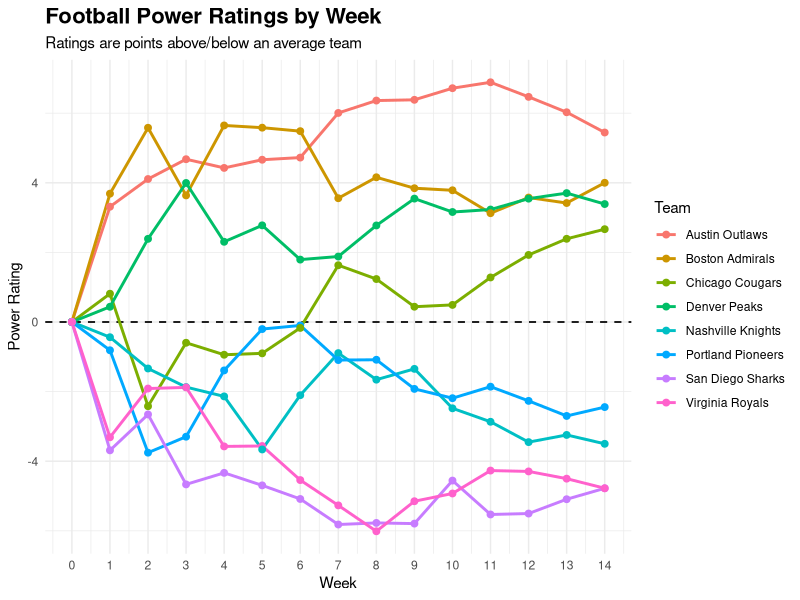
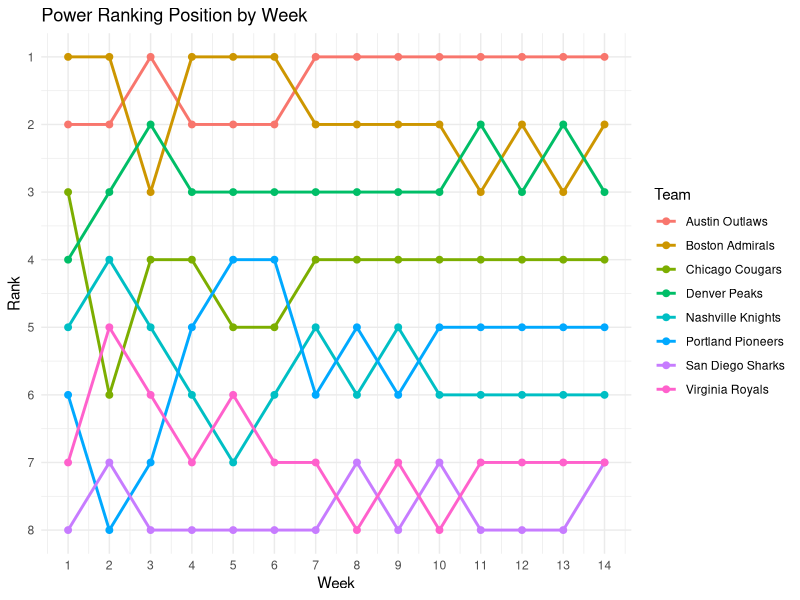
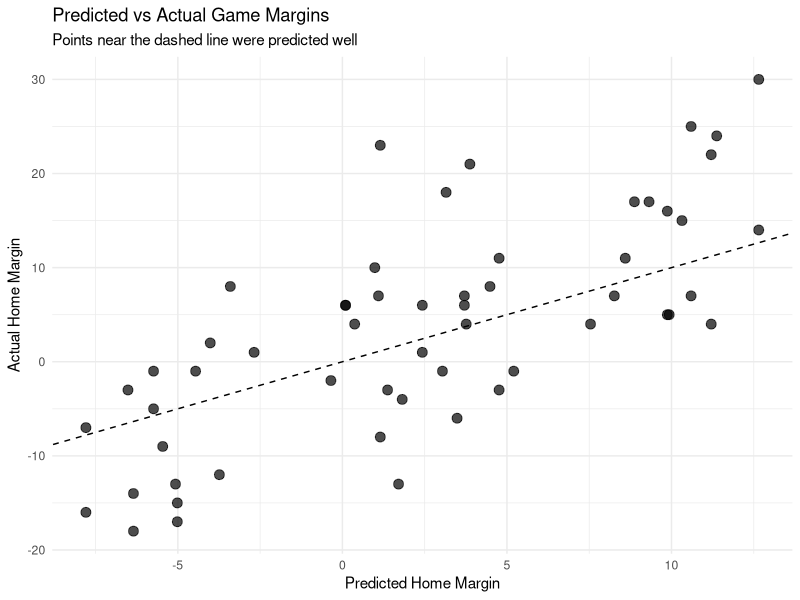
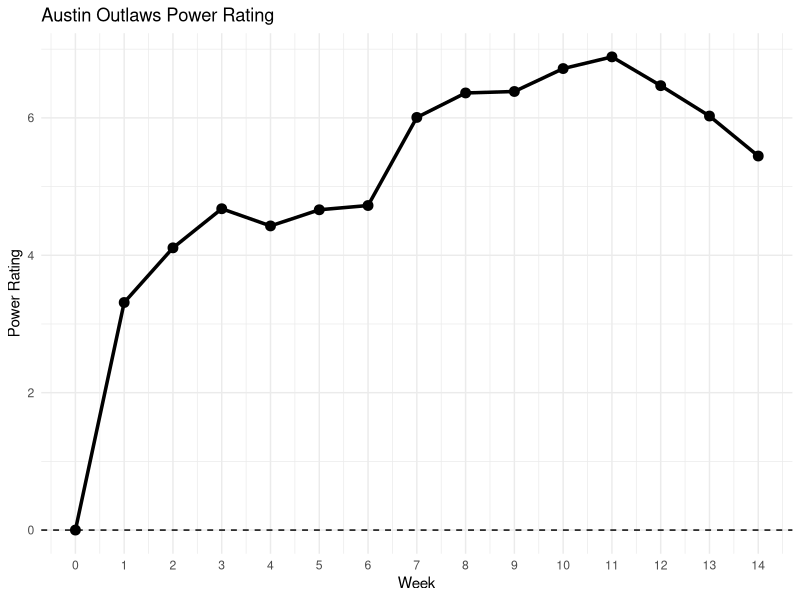
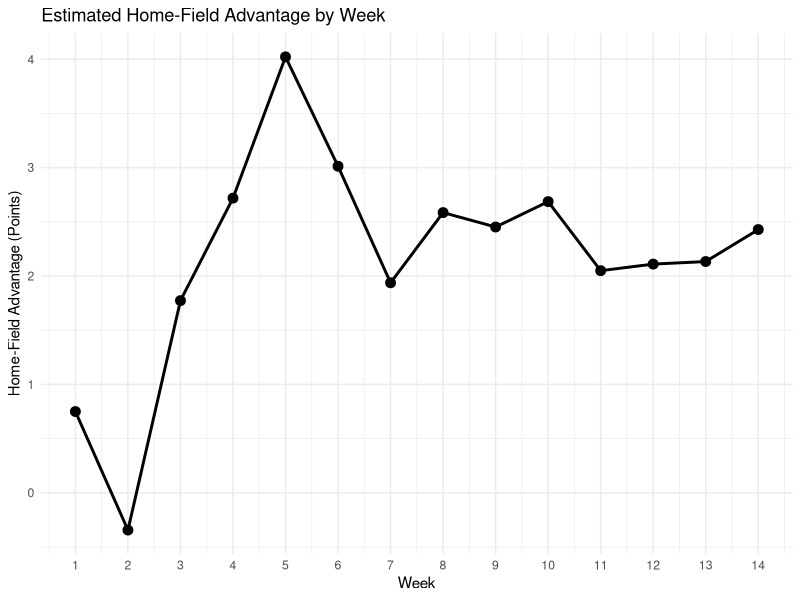

The R source for these figures, in order:
# ============================================================
# FOOTBALL POWER RATINGS - VERSION 1
# ============================================================
#
# Goal:
# Create a completely results-based power rating system.
#
# Every team begins at 0.
# No preseason rankings are used.
#
# Ratings are based on:
#   1. Scoring margin
#   2. Opponent strength
#   3. Home-field advantage
#
#
# Basic model:
#
# Home Margin =
#     Home Field Advantage
#     + Home Team Rating
#     - Away Team Rating
#     + Random Error
#
#
# Interpretation:
#
# Rating = expected points better/worse than an average team
# on a neutral field.
#
# Example:
#
# Team A = +7
# Team B = -2
#
# Neutral-field expected margin:
#
#     7 - (-2) = 9
#
# Team A would be about a 9-point favorite.
#
# ============================================================



# ============================================================
# 1. LOAD PACKAGES
# ============================================================

# Install this once if necessary:
# install.packages("ggplot2")

library(ggplot2)



# ============================================================
# 2. LOAD GAME DATA
# ============================================================

# Make sure this CSV is in your R working directory.
#
# You can check your working directory using:
#
# getwd()
#
# You can change it using:
#
# setwd("/path/to/your/folder")


games <- read.csv(
  "football_power_ratings_games.csv",
  stringsAsFactors = FALSE
)


# Examine the data
head(games)

str(games)

dim(games)



# ============================================================
# 3. BASIC DATA CHECKS
# ============================================================

# Calculate scoring margin from the home team's perspective
#
# Positive = home team won
# Negative = away team won

games$margin <-
  games$home_score -
  games$away_score


# Get every team in the league

teams <- sort(
  unique(
    c(
      games$home_team,
      games$away_team
    )
  )
)


# Print teams
teams


# Number of teams
length(teams)


# Number of games
nrow(games)


# Number of weeks
max(games$week)



# ============================================================
# 4. CHECK GAMES PLAYED BY EACH TEAM
# ============================================================

games_played_total <- sapply(
  teams,
  function(team) {
    
    sum(
      games$home_team == team |
        games$away_team == team
    )
    
  }
)


games_played_total



# ============================================================
# 5. CHECK HOME AND AWAY GAMES
# ============================================================

home_games <- sapply(
  teams,
  function(team) {
    
    sum(
      games$home_team == team
    )
    
  }
)


away_games <- sapply(
  teams,
  function(team) {
    
    sum(
      games$away_team == team
    )
    
  }
)


home_games

away_games



# ============================================================
# 6. POWER RATING FUNCTION
# ============================================================

# This is the core of the entire system.
#
# We estimate:
#
# margin =
#     home-field advantage
#     + home rating
#     - away rating
#
#
# We also use a small ridge penalty.
#
# Why?
#
# Early in the season there are not enough games to precisely
# identify each team's true strength.
#
# The ridge penalty pulls uncertain estimates slightly toward 0.
#
# IMPORTANT:
#
# Every team is treated exactly the same.
#
# Therefore this DOES NOT introduce preseason rankings.
#
# lambda controls the strength of the shrinkage.
#
# Larger lambda = ratings pulled more toward 0
# Smaller lambda = ratings react more aggressively
#
# We will begin with:
#
# lambda = 2


fit_power_ratings <- function(
    data,
    league_teams,
    lambda = 2
) {
  
  # ----------------------------------------------------------
  # Number of games
  # ----------------------------------------------------------
  
  n_games <- nrow(data)
  
  
  # Number of teams
  n_teams <- length(league_teams)
  
  
  # ----------------------------------------------------------
  # Response variable
  # ----------------------------------------------------------
  
  # Home scoring margin
  
  margin <-
    data$home_score -
    data$away_score
  y <- pmax(
    pmin(margin, 14),
    -14
  )
  
  
  # ----------------------------------------------------------
  # Create model matrix
  # ----------------------------------------------------------
  
  # Columns will be:
  #
  # HFA
  # Team 1
  # Team 2
  # ...
  # Team 8
  
  X <- matrix(
    0,
    nrow = n_games,
    ncol = n_teams + 1
  )
  
  
  # Give columns names
  
  colnames(X) <-
    c(
      "HFA",
      league_teams
    )
  
  
  # ----------------------------------------------------------
  # Home-field column
  # ----------------------------------------------------------
  
  # Every game has a home team,
  # so the HFA column is always 1.
  
  X[, "HFA"] <- 1
  
  
  # ----------------------------------------------------------
  # Team columns
  # ----------------------------------------------------------
  
  # Home team receives +1.
  # Away team receives -1.
  #
  # Example:
  #
  # Austin vs Boston
  #
  # Austin = +1
  # Boston = -1
  # everyone else = 0
  
  
  for (i in seq_len(n_games)) {
    
    home_team <- data$home_team[i]
    
    away_team <- data$away_team[i]
    
    
    X[
      i,
      home_team
    ] <- 1
    
    
    X[
      i,
      away_team
    ] <- -1
    
  }
  
  
  
  # ----------------------------------------------------------
  # Ridge penalty matrix
  # ----------------------------------------------------------
  
  # HFA is NOT penalized.
  #
  # Team ratings ARE penalized slightly.
  
  penalty <- diag(
    c(
      0,
      rep(lambda, n_teams)
    )
  )
  
  
  
  # ----------------------------------------------------------
  # Estimate parameters
  # ----------------------------------------------------------
  
  # Ridge regression formula:
  #
  # beta =
  # (X'X + lambda I)^(-1) X'y
  
  
  beta <- solve(
    crossprod(X) + penalty,
    crossprod(X, y)
  )
  
  
  
  # ----------------------------------------------------------
  # Extract home-field advantage
  # ----------------------------------------------------------
  
  hfa <- as.numeric(
    beta["HFA", 1]
  )
  

  
  
  # ----------------------------------------------------------
  # Extract team ratings
  # ----------------------------------------------------------
  
  ratings <- as.numeric(
    beta[league_teams, 1]
  )
  
  names(ratings) <- league_teams
  
  
  
  # ----------------------------------------------------------
  # Center ratings at zero
  # ----------------------------------------------------------
  
  # Average team should always equal exactly 0.
  
  ratings <-
    ratings -
    mean(ratings)
  
  
  
  # ----------------------------------------------------------
  # Count games played
  # ----------------------------------------------------------
  
  games_played <- sapply(
    league_teams,
    function(team) {
      
      sum(
        data$home_team == team |
          data$away_team == team
      )
      
    }
  )
  
  
  
  # ----------------------------------------------------------
  # Create results table
  # ----------------------------------------------------------
  
  rating_table <- data.frame(
    
    team = league_teams,
    
    rating = as.numeric(ratings),
    
    games_played = as.numeric(games_played),
    
    stringsAsFactors = FALSE
    
  )
  
  
  
  # ----------------------------------------------------------
  # Create rankings
  # ----------------------------------------------------------
  
  # Highest rating receives Rank 1.
  
  rating_table$rank <- rank(
    -rating_table$rating,
    ties.method = "min"
  )
  
  
  
  # Sort from best to worst
  
  rating_table <- rating_table[
    order(
      rating_table$rank
    ),
  ]
  
  
  rownames(rating_table) <- NULL
  
  
  
  # ----------------------------------------------------------
  # Return model results
  # ----------------------------------------------------------
  
  return(
    
    list(
      
      ratings = rating_table,
      
      home_field = hfa,
      
      coefficients = beta
      
    )
    
  )
  
}



# ============================================================
# 7. WEEK 0
# ============================================================

# Before any games are played:
#
# EVERY TEAM = 0
#
# There are no preseason assumptions.

week_zero <- data.frame(
  
  team = teams,
  
  rating = 0,
  
  games_played = 0,
  
  rank = NA,
  
  week = 0,
  
  home_field = 0,
  
  stringsAsFactors = FALSE
  
)


week_zero



# ============================================================
# 8. CALCULATE WEEK-BY-WEEK RATINGS
# ============================================================

# We recalculate the entire system every week.
#
# Week 1:
# Only Week 1 games
#
# Week 2:
# Weeks 1-2
#
# Week 3:
# Weeks 1-3
#
# etc.
#
# NO future games are allowed into previous weeks.


max_week <- max(
  games$week
)


weekly_list <- list()


# Add Week 0
weekly_list[[1]] <- week_zero



# Loop through the season

for (w in 1:max_week) {
  
  
  # ----------------------------------------------------------
  # Keep only games played through this week
  # ----------------------------------------------------------
  
  current_games <- games[
    games$week <= w,
  ]
  
  
  
  # ----------------------------------------------------------
  # Fit rating system
  # ----------------------------------------------------------
  
  current_model <- fit_power_ratings(
    
    data = current_games,
    
    league_teams = teams,
    
    lambda = 2
    
  )
  
  
  
  # ----------------------------------------------------------
  # Extract ratings
  # ----------------------------------------------------------
  
  week_ratings <-
    current_model$ratings
  
  
  
  # Add week number
  
  week_ratings$week <- w
  
  
  
  # Add current HFA estimate
  
  week_ratings$home_field <-
    current_model$home_field
  
  
  
  # Store results
  
  weekly_list[[w + 1]] <-
    week_ratings
  
}



# ============================================================
# 9. COMBINE ALL WEEKS
# ============================================================

weekly_ratings <- do.call(
  rbind,
  weekly_list
)


rownames(weekly_ratings) <- NULL



# Look at results

weekly_ratings



# ============================================================
# 10. FINAL-SEASON POWER RATINGS
# ============================================================

final_model <- fit_power_ratings(
  
  data = games,
  
  league_teams = teams,
  
  lambda = 2
  
)


final_ratings <-
  final_model$ratings


cat(
  "\n========================================\n"
)

cat(
  "FINAL POWER RATINGS\n"
)

cat(
  "========================================\n\n"
)


print(
  final_ratings
)



# ============================================================
# 11. FINAL HOME-FIELD ADVANTAGE
# ============================================================

cat(
  "\nEstimated Home-Field Advantage:",
  round(
    final_model$home_field,
    2
  ),
  "points\n"
)



# ============================================================
# 12. LOOK AT A SPECIFIC WEEK
# ============================================================

# Change this number to whichever week you want.

week_to_view <- 5


week_results <- weekly_ratings[
  
  weekly_ratings$week == week_to_view,
  
]


# Sort by rank

week_results <- week_results[
  order(
    week_results$rank
  ),
]


cat(
  "\n========================================\n"
)

cat(
  "POWER RATINGS AFTER WEEK",
  week_to_view,
  "\n"
)

cat(
  "========================================\n\n"
)


print(
  week_results
)



# ============================================================
# 13. WEEKLY RANKINGS TABLE
# ============================================================

weekly_rankings <- weekly_ratings[
  order(
    weekly_ratings$week,
    weekly_ratings$rank
  ),
]


weekly_rankings



# ============================================================
# 14. PLOT POWER RATINGS OVER TIME
# ============================================================

rating_plot <- ggplot(
  
  weekly_ratings,
  
  aes(
    x = week,
    y = rating,
    color = team
  )
  
) +
  
  geom_hline(
    yintercept = 0,
    linetype = "dashed",
    linewidth = 0.6
  ) +
  
  geom_line(
    linewidth = 1
  ) +
  
  geom_point(
    size = 2
  ) +
  
  scale_x_continuous(
    breaks = 0:max_week
  ) +
  
  labs(
    
    title = "Football Power Ratings by Week",
    
    subtitle =
      "Ratings are points above/below an average team",
    
    x = "Week",
    
    y = "Power Rating",
    
    color = "Team"
    
  ) +
  
  theme_minimal() +
  
  theme(
    
    plot.title =
      element_text(
        face = "bold",
        size = 16
      ),
    
    legend.position = "right"
    
  )


print(
  rating_plot
)



# ============================================================
# 15. PLOT WEEKLY RANK
# ============================================================

rank_plot <- ggplot(
  
  weekly_ratings[
    weekly_ratings$week > 0,
  ],
  
  aes(
    x = week,
    y = rank,
    color = team
  )
  
) +
  
  geom_line(
    linewidth = 1
  ) +
  
  geom_point(
    size = 2
  ) +
  
  scale_y_reverse(
    
    breaks = 1:length(teams)
    
  ) +
  
  scale_x_continuous(
    
    breaks = 1:max_week
    
  ) +
  
  labs(
    
    title = "Power Ranking Position by Week",
    
    x = "Week",
    
    y = "Rank",
    
    color = "Team"
    
  ) +
  
  theme_minimal()


print(
  rank_plot
)



# ============================================================
# 16. PREDICT A MATCHUP
# ============================================================

predict_game <- function(
    home_team,
    away_team,
    model
) {
  
  
  ratings <-
    model$ratings
  
  
  
  # Get home team rating
  
  home_rating <- ratings$rating[
    ratings$team == home_team
  ]
  
  
  
  # Get away team rating
  
  away_rating <- ratings$rating[
    ratings$team == away_team
  ]
  
  
  
  # Error checking
  
  if (
    length(home_rating) == 0
  ) {
    
    stop(
      paste(
        "Home team not found:",
        home_team
      )
    )
    
  }
  
  
  if (
    length(away_rating) == 0
  ) {
    
    stop(
      paste(
        "Away team not found:",
        away_team
      )
    )
    
  }
  
  
  
  # Home-field advantage
  
  hfa <-
    model$home_field
  
  
  
  # Predicted margin
  
  predicted_margin <-
    
    home_rating -
    away_rating +
    hfa
  
  
  
  # Print results
  
  cat(
    "\n========================================\n"
  )
  
  cat(
    "MATCHUP PREDICTION\n"
  )
  
  cat(
    "========================================\n\n"
  )
  
  
  cat(
    "Home Team:",
    home_team,
    "\n"
  )
  
  
  cat(
    "Away Team:",
    away_team,
    "\n\n"
  )
  
  
  cat(
    "Home Rating:",
    round(
      home_rating,
      2
    ),
    "\n"
  )
  
  
  cat(
    "Away Rating:",
    round(
      away_rating,
      2
    ),
    "\n"
  )
  
  
  cat(
    "Home-Field Advantage:",
    round(
      hfa,
      2
    ),
    "\n\n"
  )
  
  
  cat(
    "Predicted Home Margin:",
    round(
      predicted_margin,
      2
    ),
    "\n\n"
  )
  
  
  
  # Favorite
  
  if (
    predicted_margin > 0
  ) {
    
    cat(
      home_team,
      "is favored by",
      round(
        predicted_margin,
        1
      ),
      "points.\n"
    )
    
    
  } else if (
    predicted_margin < 0
  ) {
    
    cat(
      away_team,
      "is favored by",
      round(
        abs(predicted_margin),
        1
      ),
      "points.\n"
    )
    
    
  } else {
    
    cat(
      "The matchup is rated as even.\n"
    )
    
  }
  
  
  
  # Return value invisibly
  
  invisible(
    predicted_margin
  )
  
}



# ============================================================
# 17. EXAMPLE MATCHUP PREDICTION
# ============================================================

predict_game(
  
  home_team =
    "Austin Outlaws",
  
  away_team =
    "Boston Admirals",
  
  model =
    final_model
  
)



# ============================================================
# 18. GET RATING FOR EACH GAME
# ============================================================

# Make a lookup vector.

rating_lookup <-
  final_ratings$rating


names(rating_lookup) <-
  final_ratings$team



# Add ratings to game data

games$home_rating <-
  rating_lookup[
    games$home_team
  ]


games$away_rating <-
  rating_lookup[
    games$away_team
  ]



# ============================================================
# 19. PREDICT EVERY GAME
# ============================================================

games$predicted_margin <-
  
  final_model$home_field +
  
  games$home_rating -
  
  games$away_rating



# Actual margin

games$actual_margin <-
  
  games$home_score -
  
  games$away_score



# Prediction error

games$residual <-
  
  games$actual_margin -
  
  games$predicted_margin



# Look at predictions

head(
  games[
    ,
    c(
      "week",
      "home_team",
      "away_team",
      "actual_margin",
      "predicted_margin",
      "residual"
    )
  ]
)



# ============================================================
# 20. MODEL RMSE
# ============================================================

rmse <- sqrt(
  
  mean(
    games$residual^2
  )
  
)


cat(
  "\nModel RMSE:",
  round(
    rmse,
    3
  ),
  "points\n"
)



# ============================================================
# 21. MODEL MAE
# ============================================================

mae <- mean(
  abs(
    games$residual
  )
)


cat(
  "Model MAE:",
  round(
    mae,
    3
  ),
  "points\n"
)



# ============================================================
# 22. CORRELATION BETWEEN PREDICTED AND ACTUAL MARGINS
# ============================================================

margin_correlation <- cor(
  
  games$predicted_margin,
  
  games$actual_margin
  
)


cat(
  "Predicted/Actual Margin Correlation:",
  round(
    margin_correlation,
    3
  ),
  "\n"
)



# ============================================================
# 23. DID THE MODEL PICK THE CORRECT WINNER?
# ============================================================

games$predicted_home_win <-
  games$predicted_margin > 0


games$actual_home_win <-
  games$actual_margin > 0


games$correct_winner <-
  
  games$predicted_home_win ==
  games$actual_home_win



winner_accuracy <- mean(
  games$correct_winner
)


cat(
  "Winner Prediction Accuracy:",
  round(
    winner_accuracy * 100,
    1
  ),
  "%\n"
)



# ============================================================
# 24. PLOT PREDICTED VS ACTUAL MARGINS
# ============================================================

prediction_plot <- ggplot(
  
  games,
  
  aes(
    x = predicted_margin,
    y = actual_margin
  )
  
) +
  
  geom_point(
    size = 3,
    alpha = 0.7
  ) +
  
  geom_abline(
    
    intercept = 0,
    
    slope = 1,
    
    linetype = "dashed"
    
  ) +
  
  labs(
    
    title =
      "Predicted vs Actual Game Margins",
    
    subtitle =
      "Points near the dashed line were predicted well",
    
    x =
      "Predicted Home Margin",
    
    y =
      "Actual Home Margin"
    
  ) +
  
  theme_minimal()


print(
  prediction_plot
)



# ============================================================
# 25. VIEW ONE TEAM'S RATING HISTORY
# ============================================================

team_to_view <-
  "Austin Outlaws"


team_history <- weekly_ratings[
  
  weekly_ratings$team ==
    team_to_view,
  
]


team_history



# ============================================================
# 26. PLOT ONE TEAM
# ============================================================

single_team_plot <- ggplot(
  
  team_history,
  
  aes(
    x = week,
    y = rating
  )
  
) +
  
  geom_hline(
    
    yintercept = 0,
    
    linetype = "dashed"
    
  ) +
  
  geom_line(
    linewidth = 1.2
  ) +
  
  geom_point(
    size = 3
  ) +
  
  scale_x_continuous(
    breaks = 0:max_week
  ) +
  
  labs(
    
    title = paste(
      team_to_view,
      "Power Rating"
    ),
    
    x = "Week",
    
    y = "Power Rating"
    
  ) +
  
  theme_minimal()


print(
  single_team_plot
)



# ============================================================
# 27. HOME-FIELD ADVANTAGE OVER TIME
# ============================================================

# One HFA estimate exists for every team in each week,
# so keep only one observation per week.

hfa_history <- weekly_ratings[
  
  !duplicated(
    weekly_ratings$week
  ),
  
  c(
    "week",
    "home_field"
  )
  
]


hfa_history



# ============================================================
# 28. PLOT HOME-FIELD ADVANTAGE
# ============================================================

hfa_plot <- ggplot(
  
  hfa_history[
    hfa_history$week > 0,
  ],
  
  aes(
    x = week,
    y = home_field
  )
  
) +
  
  geom_line(
    linewidth = 1
  ) +
  
  geom_point(
    size = 3
  ) +
  
  scale_x_continuous(
    breaks = 1:max_week
  ) +
  
  labs(
    
    title =
      "Estimated Home-Field Advantage by Week",
    
    x = "Week",
    
    y = "Home-Field Advantage (Points)"
    
  ) +
  
  theme_minimal()


print(
  hfa_plot
)



# ============================================================
# 29. FINAL SUMMARY
# ============================================================

cat(
  "\n\n"
)

cat(
  "========================================\n"
)

cat(
  "FINAL MODEL SUMMARY\n"
)

cat(
  "========================================\n\n"
)


cat(
  "Teams:",
  length(teams),
  "\n"
)


cat(
  "Games:",
  nrow(games),
  "\n"
)


cat(
  "Weeks:",
  max_week,
  "\n"
)


cat(
  "Estimated Home-Field Advantage:",
  round(
    final_model$home_field,
    2
  ),
  "\n"
)


cat(
  "RMSE:",
  round(
    rmse,
    2
  ),
  "\n"
)


cat(
  "MAE:",
  round(
    mae,
    2
  ),
  "\n"
)


cat(
  "Winner Accuracy:",
  round(
    winner_accuracy * 100,
    1
  ),
  "%",
  "\n\n"
)


cat(
  "FINAL POWER RATINGS:\n\n"
)


print(
  final_ratings
)



# ============================================================
# 30. SAVE RESULTS
# ============================================================

# Save weekly ratings

write.csv(
  
  weekly_ratings,
  
  "weekly_power_ratings.csv",
  
  row.names = FALSE
  
)


# Save final ratings

write.csv(
  
  final_ratings,
  
  "final_power_ratings.csv",
  
  row.names = FALSE
  
)


# Save game predictions

write.csv(
  
  games,
  
  "power_rating_game_predictions.csv",
  
  row.names = FALSE
  
)



# ============================================================
# END
# ============================================================
